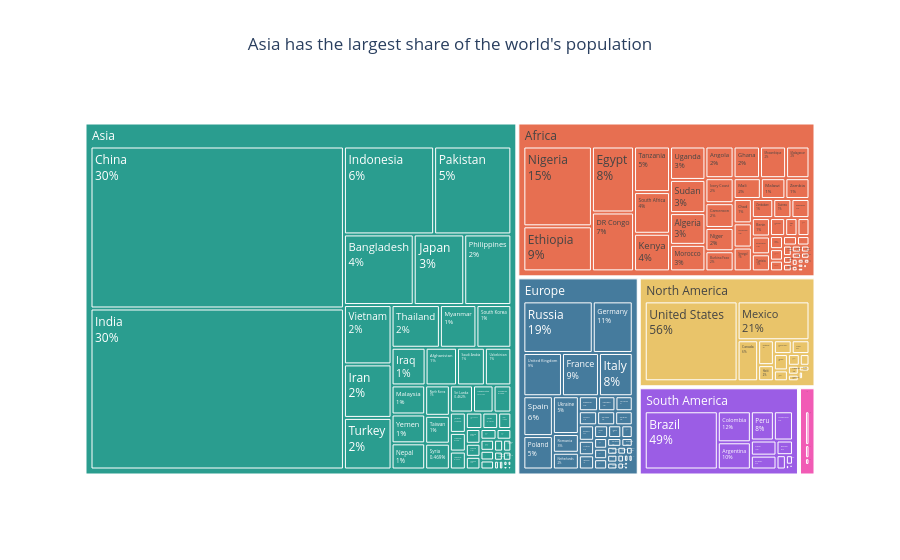

Notebook source saved alongside this figure:
### Markdown cell above
**Chart choice & justification:** *Which chart did you choose, and why? Justify design choices.

*I chose a treemap because it shows how the world's population is divided between continents and countries. The size of each box represents the population, and different colours make the continents easy to identify.*

*The chart shows that Asia has the largest population, followed by Africa. India and China have the biggest populations among the countries. This shows that most of the world's people live in Asia.*

### Code cell
# Q6: Where do the world's 8 billion people live?

# Create a treemap to show population by continent and country
fig = px.treemap(
    df,
    path=['Continent', 'Country'],
    values='2022 Population',
    color='Continent',
    color_discrete_map={
        'Africa': '#E76F51',
        'Asia': '#2A9D8F',
        'Europe': '#457B9D',
        'North America': '#E9C46A',
        'South America': '#9B5DE5',
        'Oceania': '#F15BB5'
    },
    title="Asia has the largest share of the world's population",
    hover_data={
        '2022 Population': ':,'
    }
)

# Make the chart look clean
fig.update_layout(
    template='plotly_white',
    title_x=0.5
)

# Show country names and population shares
fig.update_traces(
    textinfo='label+percent parent',
    textfont_size=12
)

# Display the chart
fig.show()

### Figure 1 — Plotly figure (JSON) as saved in the notebook; plotly's stock layout.template omitted (floating-point values rounded to 4 significant figures; data arrays with more than 128 entries replaced by an {"elided": "..."} marker saying what was removed)
{"data": [{"branchvalues": "total", "customdata": {"elided": "240x2 mixed values"}, "domain": {"x": [0, 1], "y": [0, 1]}, "hovertemplate": "labels=%{label}<br>2022 Population=%{customdata[0]:,}<br>parent=%{parent}<br>id=%{id}<br>Continent=%{customdata[1]}<extra></extra>", "ids": {"elided": "240 str values"}, "labels": {"elided": "240 str values"}, "marker": {"colors": {"elided": "240 str values"}}, "name": "", "parents": {"elided": "240 str values"}, "textfont": {"size": 12}, "textinfo": "label+percent parent", "type": "treemap", "values": {"elided": "240 float values"}}], "layout": {"legend": {"tracegroupgap": 0}, "title": {"text": "Asia has the largest share of the world's population", "x": 0.5}}}
